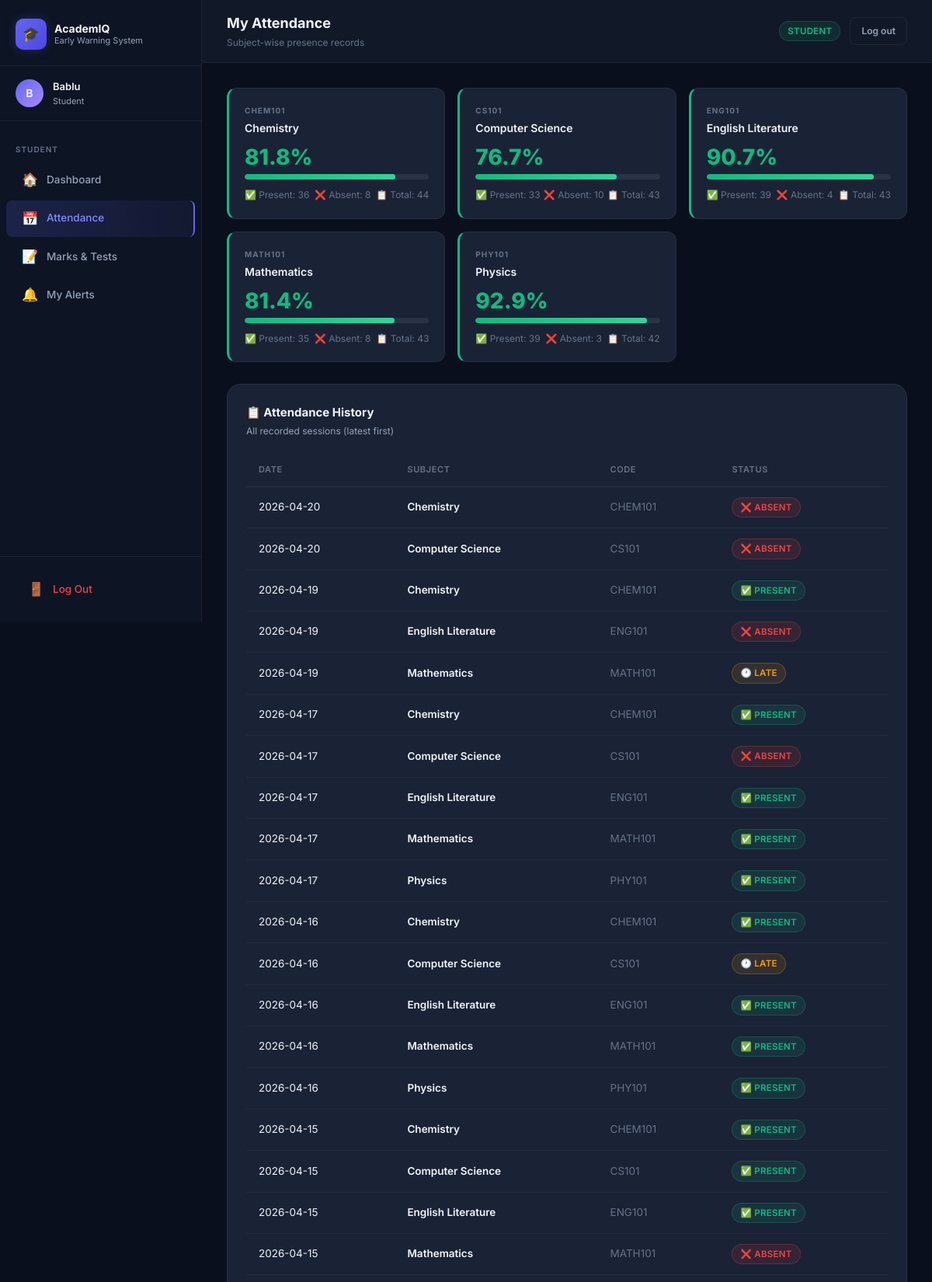
The page /student/attendance (signed in, upper part) on the database its author committed.
### tables this page shows
CREATE TABLE subjects (
            id         INTEGER PRIMARY KEY AUTOINCREMENT,
            name       TEXT NOT NULL,
            code       TEXT UNIQUE NOT NULL,
            faculty_id INTEGER REFERENCES users(id) ON DELETE SET NULL
        );

CREATE TABLE attendance (
            id         INTEGER PRIMARY KEY AUTOINCREMENT,
            student_id INTEGER REFERENCES users(id) ON DELETE CASCADE,
            subject_id INTEGER REFERENCES subjects(id) ON DELETE CASCADE,
            date       TEXT NOT NULL,
            status     TEXT NOT NULL CHECK(status IN ('P','A','L')),
            UNIQUE(student_id, subject_id, date)
        );

### app.py (the view)
@app.route('/student/attendance')
@login_required(role='student')
def student_attendance():
    sid         = session['user_id']
    att_summary = models.get_student_attendance_summary(sid)
    db = get_db()
    records = db.execute('''
        SELECT a.date, a.status, s.name AS subject_name, s.code
        FROM attendance a
        JOIN subjects s ON s.id = a.subject_id
        WHERE a.student_id = ?
        ORDER BY a.date DESC, s.name
    ''', (sid,)).fetchall()
    db.close()
    return render_template('student/attendance.html',
                           att_summary=att_summary, records=records)

### app.py (called while the page is built)
@app.context_processor
def inject_now():
    return {'now': datetime.now(), 'today': date.today().isoformat()}

def login_required(role=None):
    def decorator(f):
        @wraps(f)
        def wrapped(*args, **kwargs):
            if 'user_id' not in session:
                flash('Please log in to continue.', 'warning')
                return redirect(url_for('login'))
            if role and session.get('role') != role:
                flash('You are not authorised to view that page.', 'danger')
                return redirect(url_for('login'))
            return f(*args, **kwargs)
        return wrapped
    return decorator

### database.py (called while the page is built)
def get_db():
    conn = sqlite3.connect(DATABASE, timeout=10)   # wait up to 10s before raising lock error
    conn.row_factory = sqlite3.Row
    conn.execute("PRAGMA journal_mode=WAL")        # WAL allows concurrent reads + one writer
    conn.execute("PRAGMA foreign_keys = ON")
    return conn

### Rachit/Murari/templates/student/attendance.html (shortened to what this page needs)
{% extends "base.html" %}
{% block page_title %}My Attendance{% endblock %}
{% block page_subtitle %}Subject-wise presence records{% endblock %}
{% block content %}
<div class="subject-grid anim-1">
  {% for s in att_summary %}
  {% set cls = 'critical' if s.percentage < 60 else 'warning' if s.warning else 'safe' %}
  <div class="subject-card border-{{ cls }}">
    <div class="subject-code">{{ s.subject_code }}</div>
    <div class="subject-name">{{ s.subject_name }}</div>
    <div class="subject-pct" style="color: {{ 'var(--danger)' if s.warning else 'var(--success)' }};">
      {{ s.percentage }}%
    </div>
    <div class="progress-bar-wrap" style="margin-bottom:10px;">
      <div class="progress-bar {{ cls }}" data-pct="{{ s.percentage }}" style="width:0%"></div>
    </div>
    <div style="display:flex; justify-content:space-between; font-size:12px; color:var(--text-muted);">
      <span>✅ Present: {{ s.present }}</span>
      <span>❌ Absent: {{ s.absent }}</span>
      <span>📋 Total: {{ s.total }}</span>
    </div>
  </div>
  {% endfor %}
</div>
<div class="card anim-2">
  <div class="card-header">
    <div>
      <div class="card-title">📋 Attendance History</div>
      <div class="card-sub">All recorded sessions (latest first)</div>
    </div>
  </div>
  <div class="table-wrap">
    <table>
      <thead>
        <tr>
          <th>Date</th>
          <th>Subject</th>
          <th>Code</th>
          <th>Status</th>
        </tr>
      </thead>
      <tbody>
        {% for r in records %}
        <tr>
          <td>{{ r.date }}</td>
          <td class="fw-semi">{{ r.subject_name }}</td>
          <td class="text-muted">{{ r.code }}</td>
          <td>
            {% if r.status == 'P' %}
              <span class="badge badge-safe">✅ Present</span>
            {% elif r.status == 'L' %}
              <span class="badge badge-warning">🕐 Late</span>
            {% else %}
              <span class="badge badge-critical">❌ Absent</span>
            {% endif %}
          </td>
        </tr>
        {% else %}
        <tr><td colspan="4" class="text-center text-muted" style="padding:32px;">No records found.</td></tr>
        {% endfor %}
      </tbody>
    </table>
  </div>
</div>
{% endblock %}

### Rachit/Murari/static/css/style.css (style rules this page uses)
:root { --bg-base: #0a0f1e; --bg-surface: #111827; --bg-card: #1a2235; --bg-card-hover: #1f2a40; --bg-input: #0d1424; --border: rgba(99,102,241,0.18); --border-muted: rgba(255,255,255,0.06); --indigo: #6366f1; --indigo-lt: #818cf8; --indigo-dk: #4f46e5; --indigo-glow: rgba(99,102,241,0.25); --success: #10b981; --success-bg: rgba(16,185,129,0.12); --warning: #f59e0b; --warning-bg: rgba(245,158,11,0.12); --danger: #ef4444; --danger-bg: rgba(239,68,68,0.12); --info: #38bdf8; --info-bg: rgba(56,189,248,0.12); --text-primary: #f1f5f9; --text-secondary: #94a3b8; --text-muted: #64748b; --sidebar-w: 260px; --sidebar-bg: #0d1424; --radius-sm: 8px; --radius: 12px; --radius-lg: 18px; --radius-xl: 24px; --shadow-sm: 0 1px 3px rgba(0,0,0,0.4); --shadow: 0 4px 20px rgba(0,0,0,0.5); --shadow-lg: 0 8px 40px rgba(0,0,0,0.6); --glow: 0 0 30px rgba(99,102,241,0.2); --transition: 0.2s ease; }
*, *::before, *::after { box-sizing: border-box; margin: 0; padding: 0; }
html { scroll-behavior: smooth; }
body { font-family: 'Inter', system-ui, sans-serif; background: var(--bg-base); color: var(--text-primary); min-height: 100vh; line-height: 1.6; -webkit-font-smoothing: antialiased; }
.card { background: var(--bg-card); border: 1px solid var(--border-muted); border-radius: var(--radius-lg); padding: 24px; transition: border-color var(--transition), box-shadow var(--transition); }
.card-header { display: flex; align-items: center; justify-content: space-between; margin-bottom: 20px; }
.card-title { font-size: 15px; font-weight: 700; }
.card-sub { font-size: 12px; color: var(--text-secondary); margin-top: 2px; }
.badge { display: inline-flex; align-items: center; gap: 5px; padding: 3px 10px; border-radius: 20px; font-size: 11.5px; font-weight: 600; text-transform: uppercase; letter-spacing: .3px; }
.badge-safe { background: var(--success-bg); color: var(--success); border: 1px solid rgba(16,185,129,.25); }
.badge-warning { background: var(--warning-bg); color: var(--warning); border: 1px solid rgba(245,158,11,.25); }
.badge-critical { background: var(--danger-bg); color: var(--danger); border: 1px solid rgba(239,68,68,.25); animation: pulse 2s infinite; }
.table-wrap { overflow-x: auto; }
table { width: 100%; border-collapse: collapse; font-size: 13.5px; }
thead th { padding: 12px 16px; text-align: left; font-size: 11px; font-weight: 600; text-transform: uppercase; letter-spacing: .6px; color: var(--text-muted); border-bottom: 1px solid var(--border-muted); }
tbody td { padding: 13px 16px; border-bottom: 1px solid rgba(255,255,255,0.04); }
.progress-bar-wrap { background: rgba(255,255,255,0.07); border-radius: 50px; height: 7px; overflow: hidden; }
.progress-bar { height: 100%; border-radius: 50px; transition: width 0.8s cubic-bezier(.4,0,.2,1); }
.progress-bar.safe { background: linear-gradient(90deg, var(--success), #34d399); }
.subject-grid { display: grid; grid-template-columns: repeat(auto-fill, minmax(220px, 1fr)); gap: 16px; margin-bottom: 28px; }
.subject-card { background: var(--bg-card); border: 1px solid var(--border-muted); border-radius: var(--radius); padding: 20px; transition: all var(--transition); }
.subject-card.border-safe { border-left: 3px solid var(--success); }
.subject-code { font-size: 10px; font-weight: 700; color: var(--text-muted); text-transform: uppercase; letter-spacing: 1px; margin-bottom: 4px; }
.subject-name { font-size: 14px; font-weight: 600; margin-bottom: 12px; }
.subject-pct { font-size: 28px; font-weight: 800; line-height: 1; margin-bottom: 8px; }
.anim-1 { animation: slideUp 0.4s 0.05s ease both; }
.anim-2 { animation: slideUp 0.4s 0.10s ease both; }
.text-muted { color: var(--text-muted) !important; }
.fw-semi { font-weight: 600; }

### rows shown on the page
subjects: subject_code "CHEM101", subject_name "Chemistry", percentage "81.8", present "36", absent "8", total "44"
subjects: subject_code "CS101", subject_name "Computer Science", percentage "76.7", present "33", absent "10", total "43"
subjects: subject_code "ENG101", subject_name "English Literature", percentage "90.7", present "39", absent "4", total "43"
subjects: subject_code "MATH101", subject_name "Mathematics", percentage "81.4", present "35", absent "8", total "43"
subjects: subject_code "PHY101", subject_name "Physics", percentage "92.9", present "39", absent "3", total "42"
attendance: date "2026-04-20", subject_name "Chemistry", code "CHEM101", status "❌ ABSENT"
attendance: date "2026-04-20", subject_name "Computer Science", code "CS101", status "❌ ABSENT"
attendance: date "2026-04-19", subject_name "Chemistry", code "CHEM101", status "✅ PRESENT"
attendance: date "2026-04-19", subject_name "English Literature", code "ENG101", status "❌ ABSENT"
attendance: date "2026-04-19", subject_name "Mathematics", code "MATH101", status "🕐 LATE"
attendance: date "2026-04-17", subject_name "Chemistry", code "CHEM101", status "✅ PRESENT"
attendance: date "2026-04-17", subject_name "Computer Science", code "CS101", status "❌ ABSENT"
attendance: date "2026-04-17", subject_name "English Literature", code "ENG101", status "✅ PRESENT"
attendance: date "2026-04-17", subject_name "Mathematics", code "MATH101", status "✅ PRESENT"
attendance: date "2026-04-17", subject_name "Physics", code "PHY101", status "✅ PRESENT"
attendance: date "2026-04-16", subject_name "Chemistry", code "CHEM101", status "✅ PRESENT"
attendance: date "2026-04-16", subject_name "Computer Science", code "CS101", status "🕐 LATE"
attendance: date "2026-04-16", subject_name "English Literature", code "ENG101", status "✅ PRESENT"
attendance: date "2026-04-16", subject_name "Mathematics", code "MATH101", status "✅ PRESENT"
attendance: date "2026-04-16", subject_name "Physics", code "PHY101", status "✅ PRESENT"
attendance: date "2026-04-15", subject_name "Chemistry", code "CHEM101", status "✅ PRESENT"
attendance: date "2026-04-15", subject_name "Computer Science", code "CS101", status "✅ PRESENT"
attendance: date "2026-04-15", subject_name "English Literature", code "ENG101", status "✅ PRESENT"
attendance: date "2026-04-15", subject_name "Mathematics", code "MATH101", status "❌ ABSENT"

### other values the page prints
{{ session.user_name[0] | upper }} "B"
{{ session.user_name }} "Bablu"
{{ session.role }} "Student"
{{ session.role | title }} "STUDENT"
